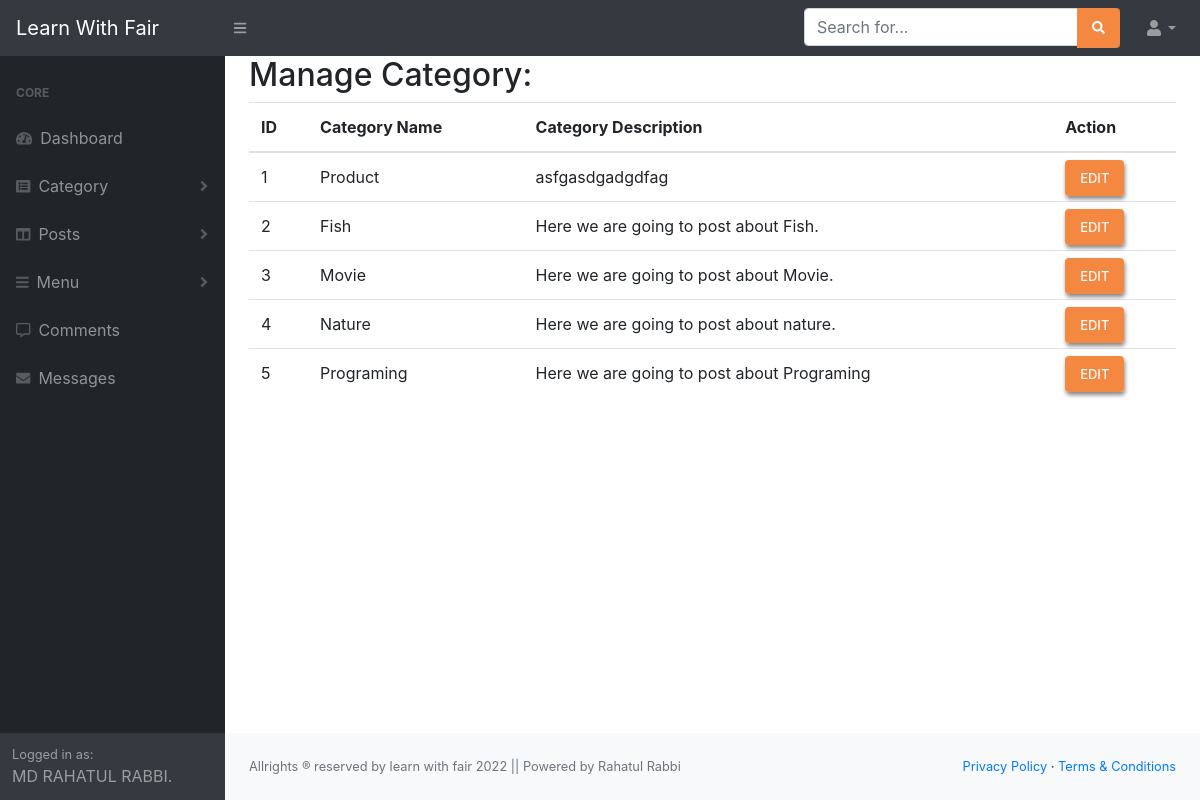
The page /blog/admin/manage_category.php (signed in) on the database its author committed.
### tables this page shows
CREATE TABLE `cat_table` (
  `ID` int(255) NOT NULL,
  `Cat_Title` text NOT NULL,
  `Cat_Des` varchar(255) NOT NULL
);

### blog/admin/manage_category.php (called while the page is built, shortened)
<?php
include 'template.php';
?>

### blog/admin/class/function.php (called while the page is built, shortened)
<?php
class blogProject {
    private $conn;
    public function __CONSTRUCT() {
        $bdhost     = "localhost";
        $dbuser     = "root";
        $dbpassword = "";
        $dbname     = "blog_project";
        $this->conn = mysqli_connect( $bdhost, $dbuser, $dbpassword, $dbname );
    }
    public function display_cat_datas() {
        $display_cat_query = "SELECT * FROM cat_table ORDER BY ID DESC";
        $data              = mysqli_query( $this->conn, $display_cat_query );
        return $data;
    }
}

### blog/admin/view/manage_category_view.php (the view, shortened to what this page needs)
<?php
$data = $obj->display_cat_datas();
?>
<h2>Manage Category:</h2>
<table class="table">
    <thead>
        <tr>
            <th>ID</th>
            <th>Category Name</th>
            <th>Category Description</th>
            <th>Action</th>
        </tr>
    </thead>
    <tbody>
        <?php $count = 1;while ( $info = mysqli_fetch_assoc( $data ) ) {?>
        <tr>
            <td><?php echo $count++; ?></td>
            <td><?php echo $info['Cat_Title']; ?></td>
            <td><?php echo $info['Cat_Des']; ?></td>
            <td>
                <a href="./cat_edit.php ?status=update_cat&&id=<?php echo $info['ID']; ?>" name="edit"
                    class="btn my-btn">Edit</a>
            </td>
        </tr>
        <?php }?>
    </tbody>
</table>

### blog/admin/include/head.php (style rules this page uses)
.my-btn { display: inline; background-color: #f48840; color: #fff; font-size: 13px; font-weight: 500; padding: 10px 15px; text-transform: uppercase; transition: all .3s; border: none; cursor: pointer; box-shadow: 1px 3px 4px rgb(136, 132, 132); }

### rows shown on the page
cat_table: Cat_Title "Product", Cat_Des "asfgasdgadgdfag"
cat_table: Cat_Title "Fish", Cat_Des "Here we are going to post about Fish."
cat_table: Cat_Title "Movie", Cat_Des "Here we are going to post about Movie."
cat_table: Cat_Title "Nature", Cat_Des "Here we are going to post about nature."
cat_table: Cat_Title "Programing", Cat_Des "Here we are going to post about Programing"
